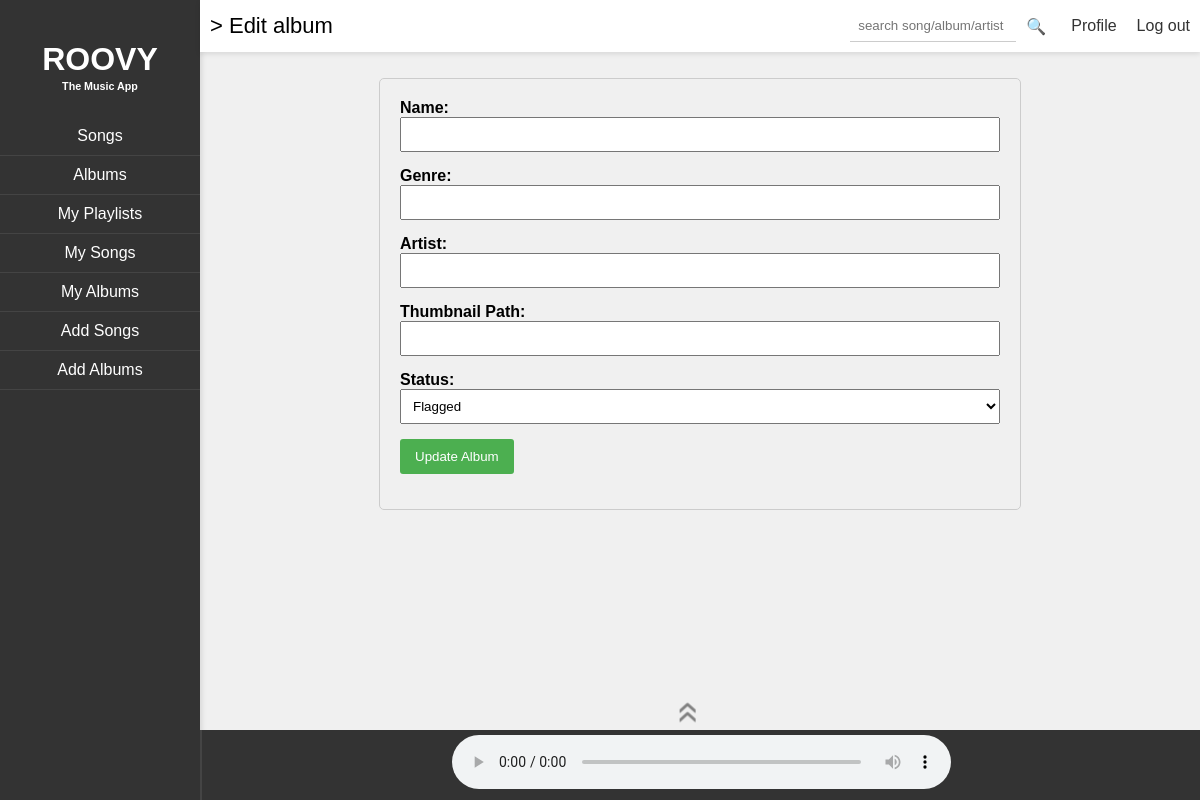
Before: /edit_album/c80ef44b-1984-442c-a417-00c02f3f062a with the older database file.
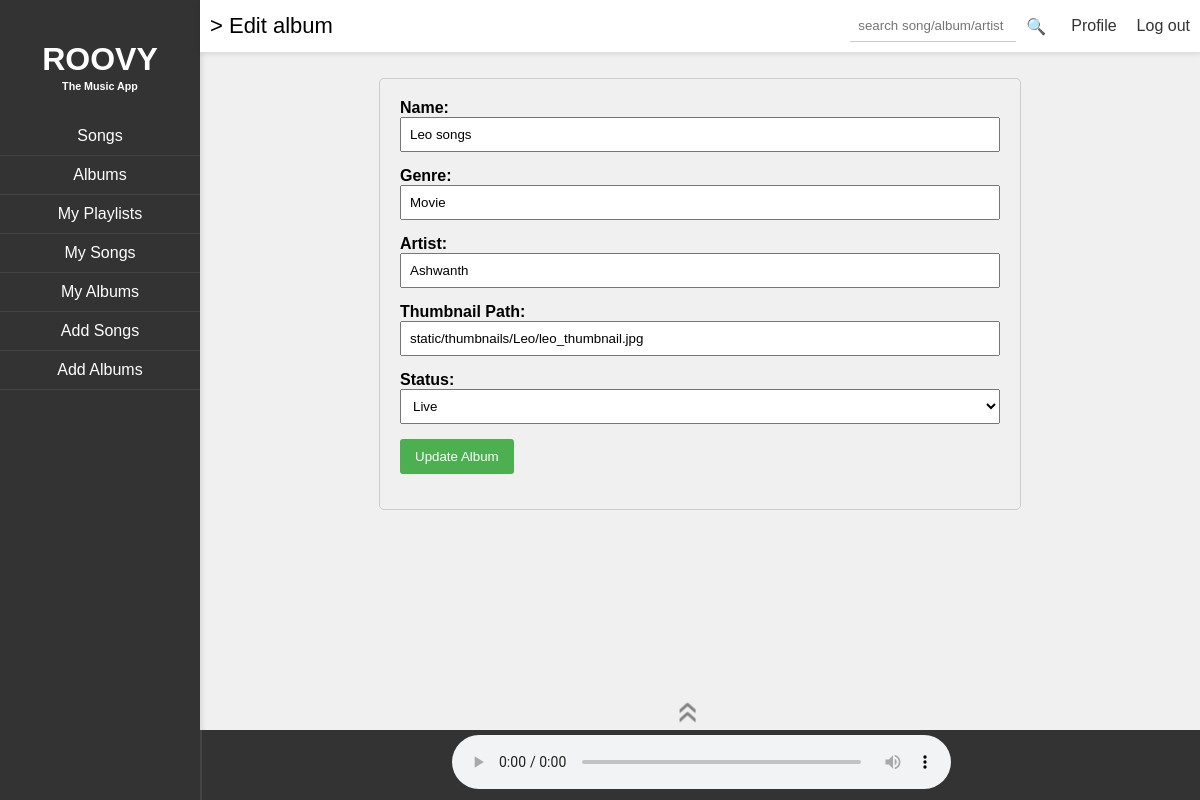
After: the same page with the newer database file.
### models.py (models this page shows)
class Album(Base):
    __tablename__ = 'ALBUM'
    album_id = Column(String, primary_key=True)
    name = Column(String, nullable=False)
    genre = Column(String, nullable=False)
    artist = Column(String, nullable=False)
    thumbnail_path = Column(String, nullable=False)
    status = Column(Enum('flagged', 'blocked', 'live', name='status_enum'))
    created_by = Column(String, nullable=False)
    created_on = Column(DateTime, nullable=False)
    songs = relationship("Song", back_populates="album")

### routes.py (the view)
@app.route('/edit_album/<string:album_id>', methods=['GET', 'POST'])
def editAlbum(album_id):
    album = getAlbumFromId(album_id)
    if request.method == 'POST':
        if creator_module.editAlbumInDB(request, album):
            flash("Album edited successfully", "success")
            return redirect("../myalbums"), 200
        else:
            flash("Error editing the album. Please try again.", "error"), 500
    return creatorLandingPage("edit_album", request), 200

### landing_pages.py (called while the page is built)
def setNavElems(elems):
    global nav_elements
    nav_elements = elems

def edit_album(album):
    header_left = "> Edit album"
    content = render_template('edit_album.html', album=album)
    current_song = "Now Playing: None"
    return render_template('parent_frame.html', content=content, current_song=current_song, header_left=header_left,
                           nav_elements=nav_elements)

### util.py (called while the page is built)
def getAlbumFromId(album_id):
    return Album.query.get(album_id)

### templates/edit_album.html (shortened to what this page needs)
<div class="editAlbum">
    <form method="POST" action="{{ url_for('editAlbum', album_id=album.album_id) }}">
        <div>
            <label for="name">Name:</label>
            <input type="text" id="name" name="name" value="{{ album.name }}" required>
        </div>
        <div>
            <label for="genre">Genre:</label>
            <input type="text" id="genre" name="genre" value="{{ album.genre }}" required>
        </div>
        <div>
            <label for="artist">Artist:</label>
            <input type="text" id="artist" name="artist" value="{{ album.artist }}" required>
        </div>
        <div>
            <label for="thumbnail_path">Thumbnail Path:</label>
            <input type="text" id="thumbnail_path" name="thumbnail_path" value="{{ album.thumbnail_path }}" required>
        </div>
        <div>
            <label for="status">Status:</label>
            <select id="status" name="status" required>
                <option value="flagged" >Flagged</option>
                <option value="live" {% if album.status==
                'live' %}selected{% endif %}>Live</option>
            </select>
        </div>
        <div>
            <button type="submit">Update Album</button>
        </div>
    </form>
</div>

### templates/parent_frame.html (shortened to what this page needs)
<!DOCTYPE html>
<html lang="en" xmlns="http://www.w3.org/1999/html">
<head>
    <link rel="stylesheet" href="../static/parent_frame.css">
</head>
<body>
<div id="navbar">
    <div><h1>ROOVY</h1></div>
    <div><h6>The Music App</h6></div>
    {% for element in nav_elements %}
    <a href="{{ element.url }}" class="{{ element.class }}">{{ element.title }}</a>
    {% endfor %}
</div>
<div id="main">
    <div id="header">
        <div id="headerLeft">{{ header_left }}</div>
        <div id="headerRight">
            <input placeholder="search song/album/artist" id="searchBar">
            <div id="search">&#128269;</div>
            <div id="profile"><a href="../profile">Profile</a></div>
            <div id="logOut"><a href="../logout">Log out</a></div>
        </div>
    </div>
    <div id="mainContent">
        {{ content | safe}}
    </div>
</div>
<div id="player">
    <audio id="audioPlayer" controls>
        <source src="" type="audio/mpeg">
    </audio>
    <div id="expand" onclick="togglePlayerHeight()">&#171;</div>
</div>
</body>
</html>

### static/parent_frame.css (style rules this page uses)
a { text-decoration: none; color:#333; }
body { font-family: Arial, sans-serif; margin: 0; padding: 0; overflow: hidden; background-color: #f0f0f0; }
#navbar { width: 200px; height: 100%; background-color: #333; color: #fff; position: fixed; top: 0; left: 0; padding-top: 20px; box-shadow: 2px 0 5px rgba(0, 0, 0, 0.1); display: flex; flex-direction: column; align-items: center; }
#navbar a { text-decoration: none; color: #fff; padding: 10px; width: 100%; box-sizing: border-box; text-align: center; border-bottom: 1px solid #444; }
#navbar h6 { margin-top:-20px; }
#main { margin-left: 200px; padding: 20px; }
#header { display: flex; justify-content:space-between; align-items: center; background-color: #fff; box-shadow: 0 2px 5px rgba(0, 0, 0, 0.1); position: fixed; top: 0; right: 0; left: 200px; }
#headerRight { display: flex; justify-content:flex-end; align-items: center; padding: 10px; }
#headerLeft { display: flex; justify-content:flex-start; align-items: center; padding: 10px; font-size:22px; font-weight:600px; }
#profile { margin-right: 20px; cursor: pointer; }
#search { padding:5px; margin-right: 20px; cursor: pointer; color: #fff; }
#searchBar { width: 150px; padding: 8px; border: none; border-bottom: 1px solid #ccc; outline: none; margin-right:5px; }
#logOut { cursor: pointer; }
#mainContent { margin-top: 40px; overflow: scroll; height: 80vh; }
#player { display: flex; justify-content: space-around; align-items: center; background-color: #333; color: #fff; position: fixed; bottom: 0; left: 200px; right: 0; height: 50px; padding: 10px; border-left: 2px solid #444; transition: height 0.5s ease; }
#volumeControl, #playPause, #expand { font-size: 24px; cursor: pointer; }
.editAlbum { max-width: 600px; margin: 0 auto; padding: 20px; border: 1px solid #ccc; border-radius: 5px; }
.editAlbum form { display: flex; flex-direction: column; }
.editAlbum div { margin-bottom: 15px; }
.editAlbum label { font-weight: bold; margin-bottom: 5px; }
.editAlbum input, .editAlbum select { width: 100%; padding: 8px; box-sizing: border-box; }
.editAlbum button { background-color: #4caf50; color: white; padding: 10px 15px; border: none; border-radius: 3px; cursor: pointer; }
#player audio { width:50%; position:absolute; top:0; margin:5px; background:#333; }
#player #expand { transform: rotate(90deg); position:absolute; top:-40px; right:50%; font-size:40px; color:grey; }

Changed rows visible on the page:
added Album: name "Leo songs", genre "Movie", artist "Ashwanth", thumbnail_path "static/thumbnails/Leo/leo_thumbnail.jpg", status "Live"
Other visible differences:
form field status: "Flagged" → (not shown)
